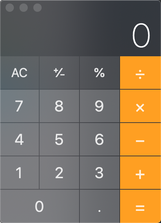
#> input picture 2.png, 161 x 223 px, shrunk from 464 x 642 before the run, found by its file name
$ python 3.py
#> lines starting #> are read from the running program, lines starting #| are printed output that depends on the picture
# [24 lines of commented-out code are left out]


import cv2
# [16 lines of commented-out code are left out]


imgsr = cv2.imread("2.png")
#> imgsr is the input picture: shape (223, 161, 3); mean B, G, R 92.4, 112.2, 127.7
imgtm = cv2.imread("3.png")
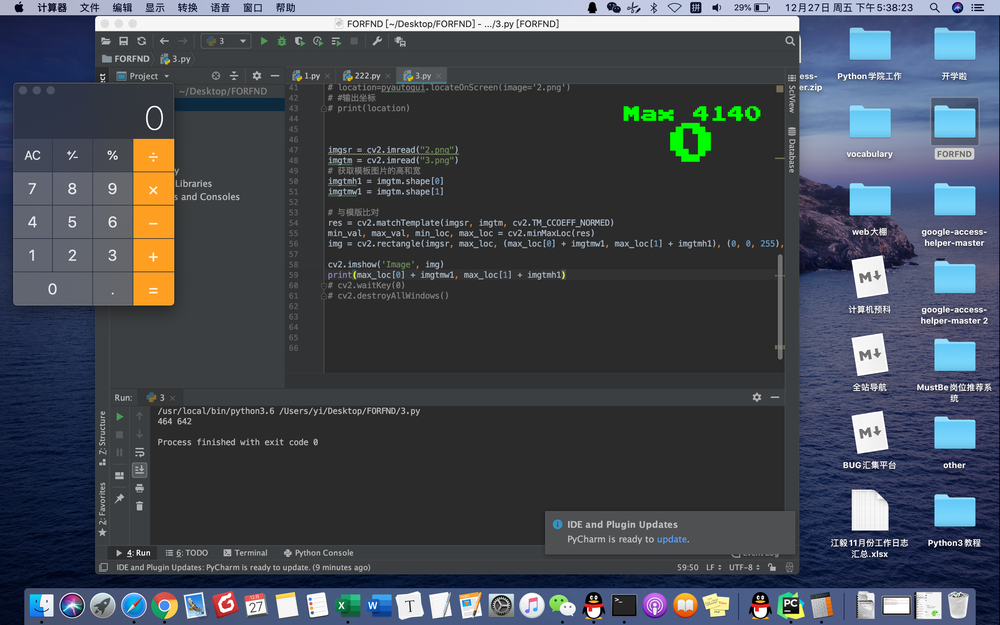
#> input picture 3.png, 1000 x 625 px, shrunk from 2880 x 1800 before the run, found by its file name
#> imgtm is the input picture: shape (625, 1000, 3); mean B, G, R 83.4, 74.2, 68.6
# 获取模板图片的高和宽
imgtmh1 = imgtm.shape[0]
#> imgtmh1 = 625

imgtmw1 = imgtm.shape[1]
#> imgtmw1 = 1000

print(imgtmh1, imgtmw1)
#| 625 1000
# 与模版比对
res = cv2.matchTemplate(imgsr, imgtm, cv2.TM_CCOEFF_NORMED)
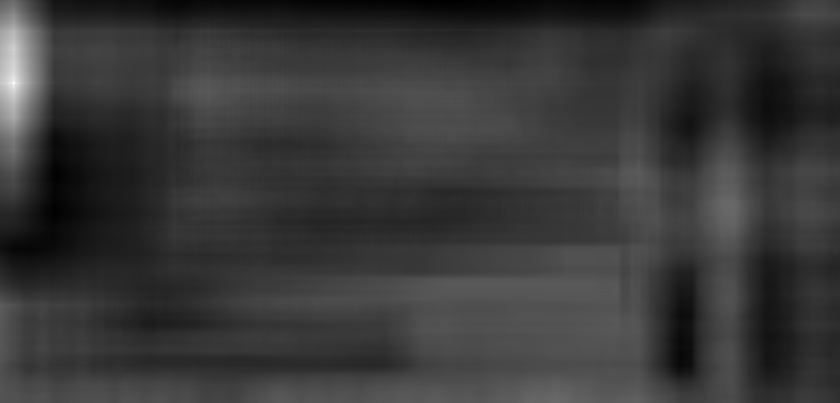
#> res: shape (403, 840) float32; min -0.323, max 0.963, mean -0.0376; drawn with min black and max white
min_val, max_val, min_loc, max_loc = cv2.minMaxLoc(res)
#> min_val = -0.323; max_val = 0.963; min_loc = (429, 0); max_loc = (13, 83)
img = cv2.rectangle(imgsr, max_loc, (max_loc[0] + imgtmw1, max_loc[1] + imgtmh1), (0, 0, 255), 2)
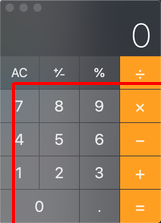
#> img: shape (223, 161, 3); mean B, G, R 90, 109.4, 130.8

cv2.imshow('Image', img)
print(max_loc[0] + imgtmw1, max_loc[1] + imgtmh1)
#| 1013 708
cv2.waitKey(0)
cv2.destroyAllWindows()
